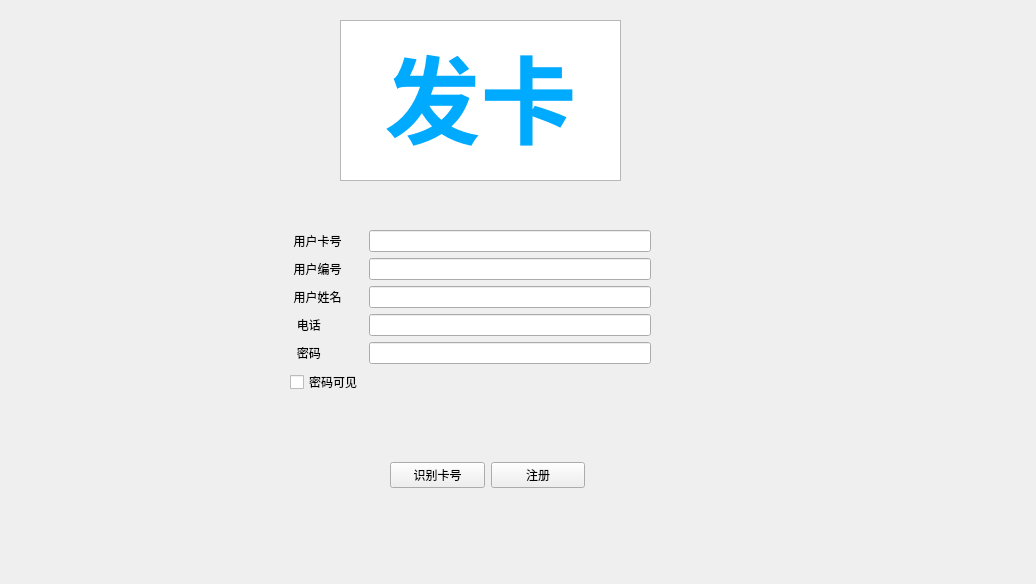
<?xml version="1.0" encoding="UTF-8"?>
<ui version="4.0">
 <class>Registor</class>
 <widget class="QWidget" name="Registor">
  <property name="geometry">
   <rect>
    <x>0</x>
    <y>0</y>
    <width>1036</width>
    <height>584</height>
   </rect>
  </property>
  <property name="windowTitle">
   <string>Form</string>
  </property>
  <widget class="QTextBrowser" name="textBrowser">
   <property name="geometry">
    <rect>
     <x>340</x>
     <y>20</y>
     <width>281</width>
     <height>161</height>
    </rect>
   </property>
   <property name="html">
    <string>&lt;!DOCTYPE HTML PUBLIC &quot;-//W3C//DTD HTML 4.0//EN&quot; &quot;http://www.w3.org/TR/REC-html40/strict.dtd&quot;&gt;
&lt;html&gt;&lt;head&gt;&lt;meta name=&quot;qrichtext&quot; content=&quot;1&quot; /&gt;&lt;style type=&quot;text/css&quot;&gt;
p, li { white-space: pre-wrap; }
&lt;/style&gt;&lt;/head&gt;&lt;body style=&quot; font-family:'SimSun'; font-size:9pt; font-weight:400; font-style:normal;&quot;&gt;
&lt;p align=&quot;center&quot; style=&quot; margin-top:0px; margin-bottom:0px; margin-left:0px; margin-right:0px; -qt-block-indent:0; text-indent:0px;&quot;&gt;&lt;span style=&quot; font-size:72pt; font-weight:600; color:#00aaff;&quot;&gt;发卡&lt;/span&gt;&lt;/p&gt;&lt;/body&gt;&lt;/html&gt;</string>
   </property>
  </widget>
  <widget class="QWidget" name="formLayoutWidget">
   <property name="geometry">
    <rect>
     <x>290</x>
     <y>230</y>
     <width>361</width>
     <height>171</height>
    </rect>
   </property>
   <layout class="QFormLayout" name="formLayout">
    <item row="1" column="0">
     <widget class="QLabel" name="label_2">
      <property name="text">
       <string> 用户卡号</string>
      </property>
      <property name="alignment">
       <set>Qt::AlignCenter</set>
      </property>
     </widget>
    </item>
    <item row="1" column="1">
     <widget class="QLineEdit" name="cardId"/>
    </item>
    <item row="2" column="0">
     <widget class="QLabel" name="label">
      <property name="text">
       <string> 用户编号</string>
      </property>
      <property name="alignment">
       <set>Qt::AlignCenter</set>
      </property>
     </widget>
    </item>
    <item row="2" column="1">
     <widget class="QLineEdit" name="userId"/>
    </item>
    <item row="3" column="0">
     <widget class="QLabel" name="label_3">
      <property name="text">
       <string> 用户姓名</string>
      </property>
      <property name="alignment">
       <set>Qt::AlignCenter</set>
      </property>
     </widget>
    </item>
    <item row="3" column="1">
     <widget class="QLineEdit" name="name"/>
    </item>
    <item row="4" column="0">
     <widget class="QLabel" name="label_4">
      <property name="text">
       <string>  电话</string>
      </property>
      <property name="alignment">
       <set>Qt::AlignCenter</set>
      </property>
     </widget>
    </item>
    <item row="4" column="1">
     <widget class="QLineEdit" name="tele"/>
    </item>
    <item row="5" column="0">
     <widget class="QLabel" name="label_5">
      <property name="text">
       <string>  密码</string>
      </property>
      <property name="alignment">
       <set>Qt::AlignCenter</set>
      </property>
     </widget>
    </item>
    <item row="5" column="1">
     <widget class="QLineEdit" name="password"/>
    </item>
    <item row="6" column="0">
     <widget class="QCheckBox" name="canview">
      <property name="text">
       <string>密码可见</string>
      </property>
     </widget>
    </item>
   </layout>
  </widget>
  <widget class="QWidget" name="horizontalLayoutWidget">
   <property name="geometry">
    <rect>
     <x>390</x>
     <y>460</y>
     <width>195</width>
     <height>31</height>
    </rect>
   </property>
   <layout class="QHBoxLayout" name="horizontalLayout">
    <item>
     <widget class="QPushButton" name="getId">
      <property name="text">
       <string>识别卡号</string>
      </property>
     </widget>
    </item>
    <item>
     <widget class="QPushButton" name="reg">
      <property name="text">
       <string>注册</string>
      </property>
     </widget>
    </item>
   </layout>
  </widget>
 </widget>
 <resources/>
 <connections/>
</ui>
